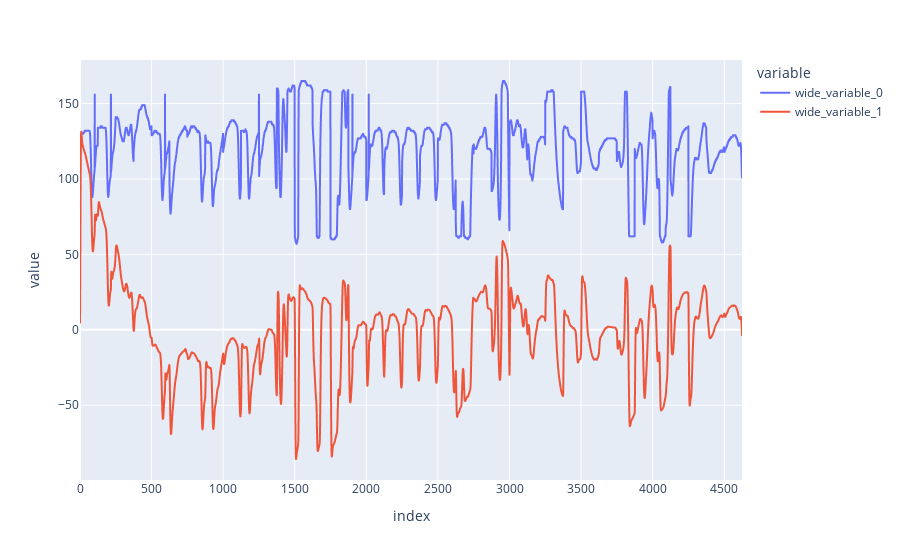

The cell this chart's notebook holds for it:
### Code cell
fig = px.line(y=[sig,filtered])

fig.show()

### Figure 1 — Plotly figure (JSON) as saved in the notebook; plotly's stock layout.template omitted (floating-point values rounded to 4 significant figures; data arrays with more than 128 entries replaced by an {"elided": "..."} marker saying what was removed)
{"data": [{"hovertemplate": "variable=wide_variable_0<br>index=%{x}<br>value=%{y}<extra></extra>", "legendgroup": "wide_variable_0", "line": {"color": "#636efa", "dash": "solid"}, "marker": {"symbol": "circle"}, "mode": "lines", "name": "wide_variable_0", "showlegend": true, "type": "scattergl", "x": {"elided": "4625 int values"}, "xaxis": "x", "y": {"elided": "4625 int values"}, "yaxis": "y"}, {"hovertemplate": "variable=wide_variable_1<br>index=%{x}<br>value=%{y}<extra></extra>", "legendgroup": "wide_variable_1", "line": {"color": "#EF553B", "dash": "solid"}, "marker": {"symbol": "circle"}, "mode": "lines", "name": "wide_variable_1", "showlegend": true, "type": "scattergl", "x": {"elided": "4625 int values"}, "xaxis": "x", "y": {"elided": "4625 float values"}, "yaxis": "y"}], "layout": {"legend": {"title": {"text": "variable"}, "tracegroupgap": 0}, "margin": {"t": 60}, "xaxis": {"anchor": "y", "domain": [0, 1], "title": {"text": "index"}}, "yaxis": {"anchor": "x", "domain": [0, 1], "title": {"text": "value"}}}}
